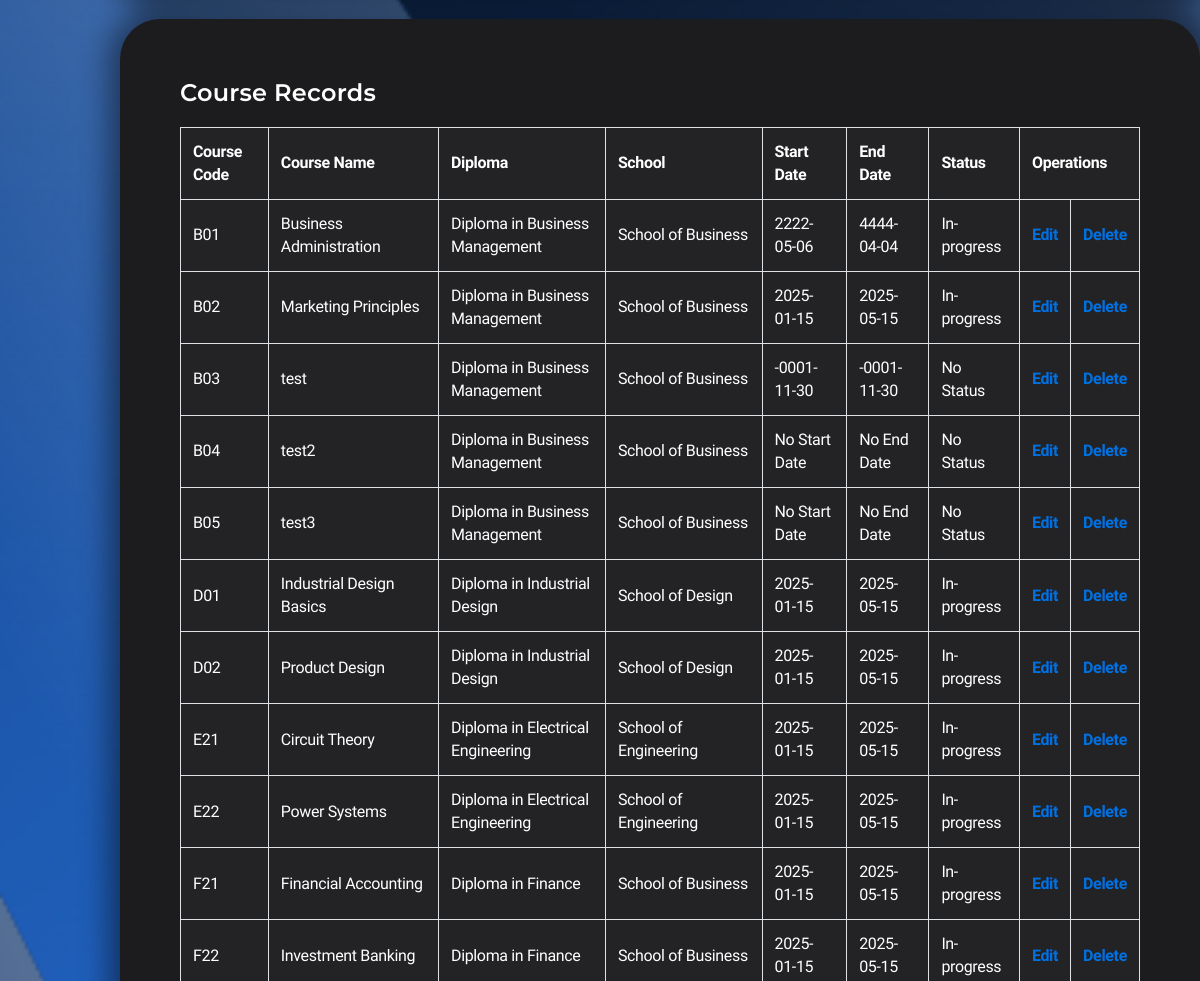
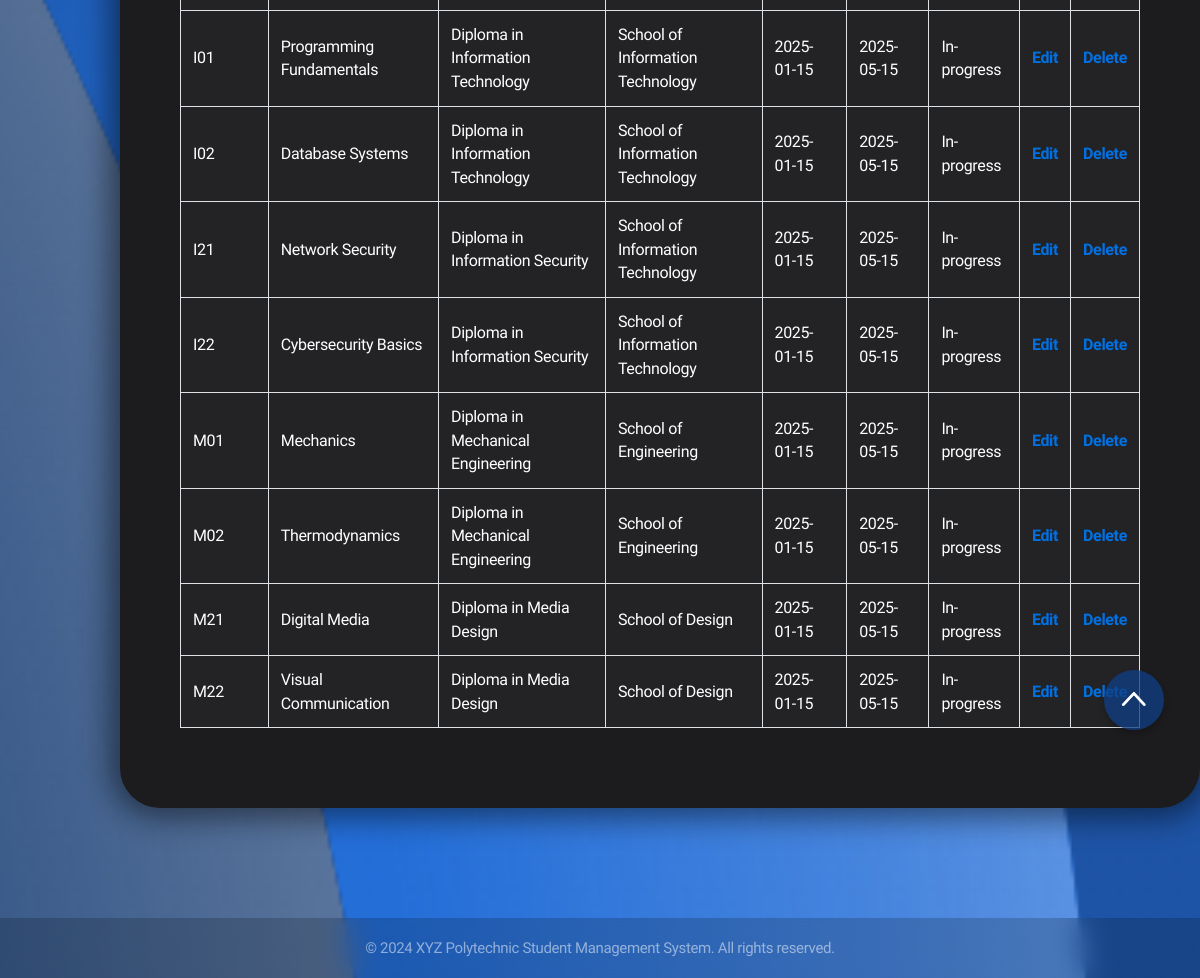
The app's page /CRUD3/admin_course_create_form.php (signed in, lower part), older data (2 pictures, top to bottom).
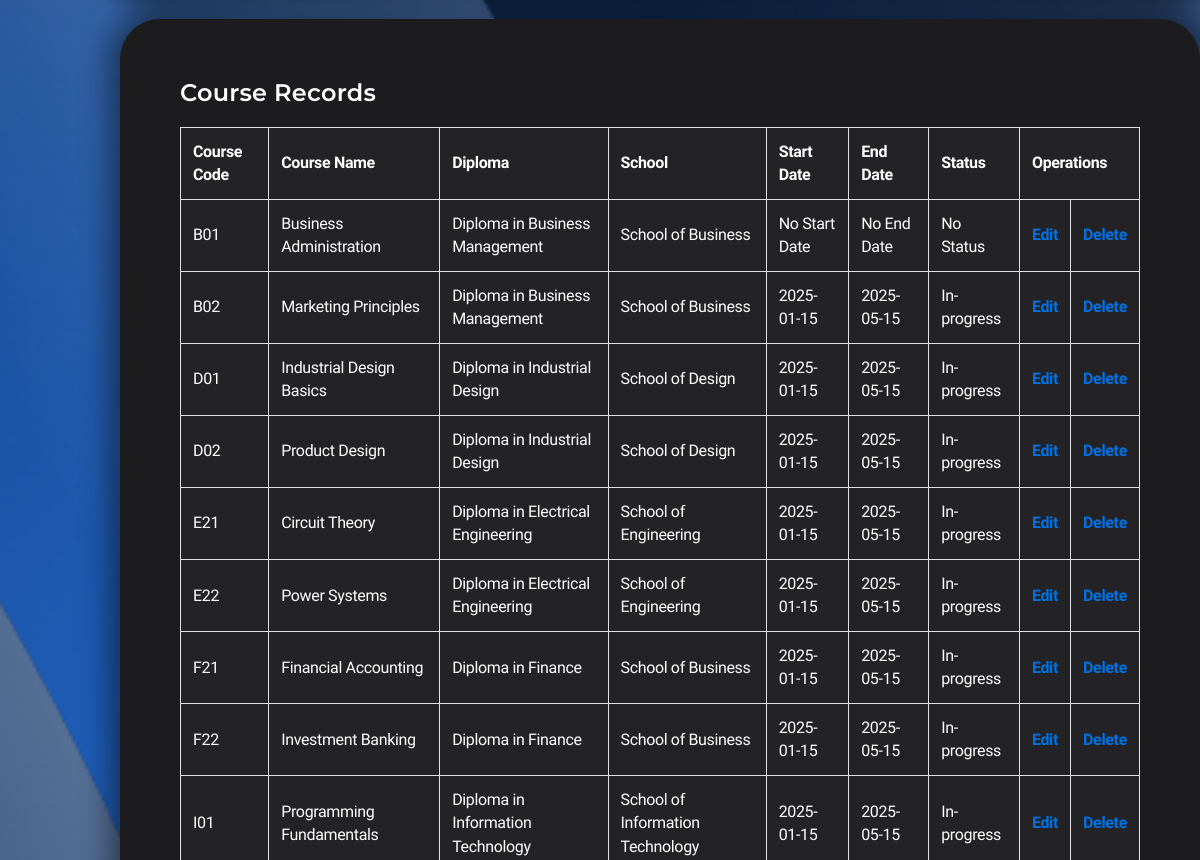
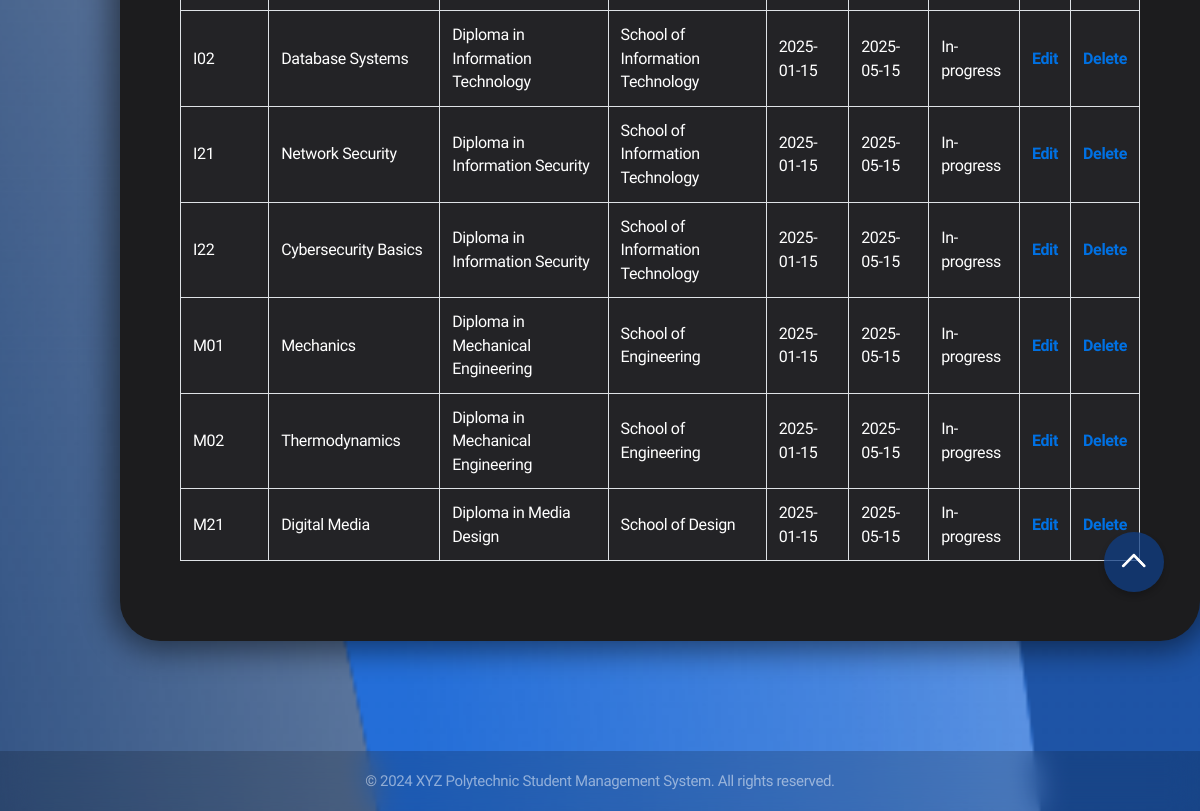
The same page, newer data (2 pictures, top to bottom).
### tables this page shows
CREATE TABLE `course` (
  `course_code` varchar(3) NOT NULL,
  `course_name` varchar(50) NOT NULL,
  `diploma_code` varchar(5) NOT NULL,
  `course_start_date` date DEFAULT NULL,
  `course_end_date` date DEFAULT NULL,
  `status` enum('To start','No Status','In-progress','Ended') DEFAULT NULL
);

CREATE TABLE `diploma` (
  `diploma_code` varchar(5) NOT NULL,
  `diploma_name` varchar(50) NOT NULL,
  `school_code` varchar(3) NOT NULL
);

CREATE TABLE `school` (
  `school_code` varchar(3) NOT NULL,
  `school_name` varchar(50) NOT NULL
);

### CRUD3/admin_course_create_form.php (the view, shortened to what this page needs)
<?php
$con = mysqli_connect("localhost","root","","xyz polytechnic");
?>
<!DOCTYPE html>
<html lang="en">
<head>
    <link rel="stylesheet" href="../styles.css">
</head>
<body>
    <div class="container">
        <div class="card">
            <h3>Course Records</h3>
            <button id="scrollToTop" class="button" onclick="scroll_to_top()">
                <img src="../scroll_up.png" alt="Scroll to top">
            </button>
            <?php
            $course_query = "SELECT c.*, d.diploma_name, s.school_name
                           FROM course c
                           JOIN diploma d ON c.diploma_code = d.diploma_code
                           JOIN school s ON d.school_code = s.school_code
                           ORDER BY c.course_code";
            $course_result = $con->query($course_query);
            if ($course_result->num_rows > 0) {
                echo '<table border="1" bgcolor="white" align="center">';
                echo '<tr>
                        <th>Course Code</th>
                        <th>Course Name</th>
                        <th>Diploma</th>
                        <th>School</th>
                        <th>Start Date</th>
                        <th>End Date</th>
                        <th>Status</th>
                        <th colspan="2">Operations</th>
                    </tr>';
                while ($course_row = $course_result->fetch_assoc()) {
                    echo '<tr>';
                    echo '<td>' . htmlspecialchars($course_row['course_code']) . '</td>';
                    echo '<td>' . htmlspecialchars($course_row['course_name']) . '</td>';
                    echo '<td>' . htmlspecialchars($course_row['diploma_name']) . '</td>';
                    echo '<td>' . htmlspecialchars($course_row['school_name']) . '</td>';
                    echo '<td>' . ($course_row['course_start_date'] ? htmlspecialchars(date('Y-m-d', strtotime($course_row['course_start_date']))) : 'No Start Date') . '</td>';
                    echo '<td>' . ($course_row['course_end_date'] ? htmlspecialchars(date('Y-m-d', strtotime($course_row['course_end_date']))) : 'No End Date') . '</td>';
                    echo '<td>' . htmlspecialchars(($course_row['status'] ? $course_row['status'] : 'No Status')) . '</td>';
                    echo '<td> <a href="admin_course_update_form.php?course_code=' . htmlspecialchars($course_row['course_code']) . '">Edit</a> </td>';
                    echo '<td> <a href="#" onclick="confirmDelete(\'' . htmlspecialchars($course_row['course_code']) . '\')">Delete</a> </td>';
                    echo '</tr>';
                }
                echo '</table>';
            } else {
                echo '<p class="text-center">No courses found.</p>';
            }
            ?>
        </div>
    </div>
</body>
<footer class="footer">
    <p>&copy; 2024 XYZ Polytechnic Student Management System. All rights reserved.</p>
</footer>
</html>

Row changes from the older to the newer data that the page shows:
removed course: course_code "B03", course_name "test", diploma_code.diploma_name "Diploma in Business Management", school.school_name "School of Business", course_start_date "-0001-11-30", course_end_date "-0001-11-30", status "No Status"
removed course: course_code "B04", course_name "test2", diploma_code.diploma_name "Diploma in Business Management", school.school_name "School of Business", shows "No Start Date", shows "No End Date", status "No Status"
removed course: course_code "B05", course_name "test3", diploma_code.diploma_name "Diploma in Business Management", school.school_name "School of Business", shows "No Start Date", shows "No End Date", status "No Status"
removed course: course_code "M22", course_name "Visual Communication", diploma_code.diploma_name "Diploma in Media Design", school.school_name "School of Design", course_start_date "2025-01-15", course_end_date "2025-05-15", status "In-progress"
changed course "Business Administration": status "In-progress" → "No Status"; course_start_date "2222-05-06" → (not shown); course_end_date "4444-04-04" → (not shown); now shows "No Start Date"; now shows "No End Date"
